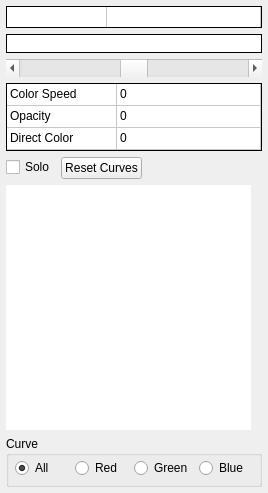
         <widget class="QWidget" name="XformColorTab">
          <property name="sizePolicy">
           <sizepolicy hsizetype="Preferred" vsizetype="Preferred">
            <horstretch>0</horstretch>
            <verstretch>0</verstretch>
           </sizepolicy>
          </property>
          <property name="toolTip">
           <string/>
          </property>
          <attribute name="title">
           <string>Color</string>
          </attribute>
          <attribute name="toolTip">
           <string>Color palette index for the current xform, and curve adjustment</string>
          </attribute>
          <layout class="QFormLayout" name="formLayout_3">
           <property name="fieldGrowthPolicy">
            <enum>QFormLayout::AllNonFixedFieldsGrow</enum>
           </property>
           <property name="leftMargin">
            <number>6</number>
           </property>
           <property name="topMargin">
            <number>6</number>
           </property>
           <property name="rightMargin">
            <number>6</number>
           </property>
           <property name="bottomMargin">
            <number>6</number>
           </property>
           <item row="0" column="0" colspan="2">
            <widget class="TableWidget" name="XformColorIndexTable">
             <property name="sizePolicy">
              <sizepolicy hsizetype="Expanding" vsizetype="Minimum">
               <horstretch>0</horstretch>
               <verstretch>0</verstretch>
              </sizepolicy>
             </property>
             <property name="minimumSize">
              <size>
               <width>0</width>
               <height>22</height>
              </size>
             </property>
             <property name="maximumSize">
              <size>
               <width>16777215</width>
               <height>22</height>
              </size>
             </property>
             <property name="font">
              <font>
               <kerning>true</kerning>
              </font>
             </property>
             <property name="focusPolicy">
              <enum>Qt::NoFocus</enum>
             </property>
             <property name="autoFillBackground">
              <bool>false</bool>
             </property>
             <property name="styleSheet">
              <string notr="true"/>
             </property>
             <property name="frameShape">
              <enum>QFrame::Panel</enum>
             </property>
             <property name="frameShadow">
              <enum>QFrame::Plain</enum>
             </property>
             <property name="lineWidth">
              <number>1</number>
             </property>
             <property name="midLineWidth">
              <number>0</number>
             </property>
             <property name="verticalScrollBarPolicy">
              <enum>Qt::ScrollBarAlwaysOff</enum>
             </property>
             <property name="horizontalScrollBarPolicy">
              <enum>Qt::ScrollBarAlwaysOff</enum>
             </property>
             <property name="editTriggers">
              <set>QAbstractItemView::NoEditTriggers</set>
             </property>
             <property name="tabKeyNavigation">
              <bool>false</bool>
             </property>
             <property name="selectionMode">
              <enum>QAbstractItemView::NoSelection</enum>
             </property>
             <property name="verticalScrollMode">
              <enum>QAbstractItemView::ScrollPerPixel</enum>
             </property>
             <property name="horizontalScrollMode">
              <enum>QAbstractItemView::ScrollPerPixel</enum>
             </property>
             <property name="showGrid">
              <bool>true</bool>
             </property>
             <property name="wordWrap">
              <bool>false</bool>
             </property>
             <property name="cornerButtonEnabled">
              <bool>false</bool>
             </property>
             <property name="rowCount">
              <number>1</number>
             </property>
             <property name="columnCount">
              <number>2</number>
             </property>
             <attribute name="horizontalHeaderVisible">
              <bool>false</bool>
             </attribute>
             <attribute name="horizontalHeaderHighlightSections">
              <bool>false</bool>
             </attribute>
             <attribute name="horizontalHeaderMinimumSectionSize">
              <number>27</number>
             </attribute>
             <attribute name="horizontalHeaderStretchLastSection">
              <bool>true</bool>
             </attribute>
             <attribute name="verticalHeaderVisible">
              <bool>false</bool>
             </attribute>
             <attribute name="verticalHeaderDefaultSectionSize">
              <number>21</number>
             </attribute>
             <attribute name="verticalHeaderHighlightSections">
              <bool>false</bool>
             </attribute>
             <attribute name="verticalHeaderMinimumSectionSize">
              <number>21</number>
             </attribute>
             <attribute name="verticalHeaderStretchLastSection">
              <bool>false</bool>
             </attribute>
             <row/>
             <column/>
             <column/>
             <item row="0" column="1">
              <property name="text">
               <string/>
              </property>
              <property name="textAlignment">
               <set>AlignLeft|AlignVCenter</set>
              </property>
             </item>
            </widget>
           </item>
           <item row="1" column="0" colspan="2">
            <widget class="QTableWidget" name="XformPaletteRefTable">
             <property name="sizePolicy">
              <sizepolicy hsizetype="Expanding" vsizetype="Minimum">
               <horstretch>0</horstretch>
               <verstretch>0</verstretch>
              </sizepolicy>
             </property>
             <property name="minimumSize">
              <size>
               <width>0</width>
               <height>19</height>
              </size>
             </property>
             <property name="maximumSize">
              <size>
               <width>16777215</width>
               <height>19</height>
              </size>
             </property>
             <property name="focusPolicy">
              <enum>Qt::NoFocus</enum>
             </property>
             <property name="frameShape">
              <enum>QFrame::Panel</enum>
             </property>
             <property name="frameShadow">
              <enum>QFrame::Plain</enum>
             </property>
             <property name="verticalScrollBarPolicy">
              <enum>Qt::ScrollBarAlwaysOff</enum>
             </property>
             <property name="horizontalScrollBarPolicy">
              <enum>Qt::ScrollBarAlwaysOff</enum>
             </property>
             <property name="editTriggers">
              <set>QAbstractItemView::NoEditTriggers</set>
             </property>
             <property name="tabKeyNavigation">
              <bool>false</bool>
             </property>
             <property name="selectionMode">
              <enum>QAbstractItemView::NoSelection</enum>
             </property>
             <property name="verticalScrollMode">
              <enum>QAbstractItemView::ScrollPerPixel</enum>
             </property>
             <property name="horizontalScrollMode">
              <enum>QAbstractItemView::ScrollPerPixel</enum>
             </property>
             <property name="showGrid">
              <bool>false</bool>
             </property>
             <property name="wordWrap">
              <bool>false</bool>
             </property>
             <property name="cornerButtonEnabled">
              <bool>false</bool>
             </property>
             <property name="rowCount">
              <number>1</number>
             </property>
             <property name="columnCount">
              <number>1</number>
             </property>
             <attribute name="horizontalHeaderVisible">
              <bool>false</bool>
             </attribute>
             <attribute name="horizontalHeaderDefaultSectionSize">
              <number>256</number>
             </attribute>
             <attribute name="horizontalHeaderStretchLastSection">
              <bool>true</bool>
             </attribute>
             <attribute name="verticalHeaderVisible">
              <bool>false</bool>
             </attribute>
             <attribute name="verticalHeaderDefaultSectionSize">
              <number>19</number>
             </attribute>
             <attribute name="verticalHeaderHighlightSections">
              <bool>false</bool>
             </attribute>
             <row/>
             <column/>
             <item row="0" column="0">
              <property name="text">
               <string/>
              </property>
              <property name="flags">
               <set>NoItemFlags</set>
              </property>
             </item>
            </widget>
           </item>
           <item row="2" column="0" colspan="2">
            <widget class="QScrollBar" name="XformColorScroll">
             <property name="sizePolicy">
              <sizepolicy hsizetype="Expanding" vsizetype="Expanding">
               <horstretch>0</horstretch>
               <verstretch>0</verstretch>
              </sizepolicy>
             </property>
             <property name="minimumSize">
              <size>
               <width>162</width>
               <height>18</height>
              </size>
             </property>
             <property name="maximumSize">
              <size>
               <width>16777215</width>
               <height>18</height>
              </size>
             </property>
             <property name="focusPolicy">
              <enum>Qt::NoFocus</enum>
             </property>
             <property name="minimum">
              <number>0</number>
             </property>
             <property name="maximum">
              <number>255</number>
             </property>
             <property name="singleStep">
              <number>1</number>
             </property>
             <property name="pageStep">
              <number>10</number>
             </property>
             <property name="value">
              <number>128</number>
             </property>
             <property name="tracking">
              <bool>true</bool>
             </property>
             <property name="orientation">
              <enum>Qt::Horizontal</enum>
             </property>
             <property name="invertedAppearance">
              <bool>false</bool>
             </property>
             <property name="invertedControls">
              <bool>false</bool>
             </property>
            </widget>
           </item>
           <item row="3" column="0" colspan="2">
            <widget class="TableWidget" name="XformColorValuesTable">
             <property name="sizePolicy">
              <sizepolicy hsizetype="Expanding" vsizetype="Minimum">
               <horstretch>0</horstretch>
               <verstretch>0</verstretch>
              </sizepolicy>
             </property>
             <property name="minimumSize">
              <size>
               <width>0</width>
               <height>45</height>
              </size>
             </property>
             <property name="maximumSize">
              <size>
               <width>16777215</width>
               <height>68</height>
              </size>
             </property>
             <property name="font">
              <font>
               <kerning>true</kerning>
              </font>
             </property>
             <property name="focusPolicy">
              <enum>Qt::NoFocus</enum>
             </property>
             <property name="styleSheet">
              <string notr="true"/>
             </property>
             <property name="frameShape">
              <enum>QFrame::Panel</enum>
             </property>
             <property name="frameShadow">
              <enum>QFrame::Plain</enum>
             </property>
             <property name="lineWidth">
              <number>1</number>
             </property>
             <property name="verticalScrollBarPolicy">
              <enum>Qt::ScrollBarAlwaysOff</enum>
             </property>
             <property name="horizontalScrollBarPolicy">
              <enum>Qt::ScrollBarAlwaysOff</enum>
             </property>
             <property name="autoScroll">
              <bool>false</bool>
             </property>
             <property name="editTriggers">
              <set>QAbstractItemView::NoEditTriggers</set>
             </property>
             <property name="tabKeyNavigation">
              <bool>false</bool>
             </property>
             <property name="showDropIndicator" stdset="0">
              <bool>false</bool>
             </property>
             <property name="dragDropOverwriteMode">
              <bool>false</bool>
             </property>
             <property name="alternatingRowColors">
              <bool>false</bool>
             </property>
             <property name="selectionMode">
              <enum>QAbstractItemView::NoSelection</enum>
             </property>
             <property name="verticalScrollMode">
              <enum>QAbstractItemView::ScrollPerPixel</enum>
             </property>
             <property name="horizontalScrollMode">
              <enum>QAbstractItemView::ScrollPerPixel</enum>
             </property>
             <property name="showGrid">
              <bool>true</bool>
             </property>
             <property name="gridStyle">
              <enum>Qt::SolidLine</enum>
             </property>
             <property name="wordWrap">
              <bool>false</bool>
             </property>
             <property name="cornerButtonEnabled">
              <bool>false</bool>
             </property>
             <property name="columnCount">
              <number>2</number>
             </property>
             <attribute name="horizontalHeaderVisible">
              <bool>false</bool>
             </attribute>
             <attribute name="horizontalHeaderCascadingSectionResizes">
              <bool>false</bool>
             </attribute>
             <attribute name="horizontalHeaderDefaultSectionSize">
              <number>110</number>
             </attribute>
             <attribute name="horizontalHeaderHighlightSections">
              <bool>false</bool>
             </attribute>
             <attribute name="horizontalHeaderMinimumSectionSize">
              <number>27</number>
             </attribute>
             <attribute name="horizontalHeaderStretchLastSection">
              <bool>true</bool>
             </attribute>
             <attribute name="verticalHeaderVisible">
              <bool>false</bool>
             </attribute>
             <attribute name="verticalHeaderDefaultSectionSize">
              <number>22</number>
             </attribute>
             <attribute name="verticalHeaderHighlightSections">
              <bool>false</bool>
             </attribute>
             <attribute name="verticalHeaderMinimumSectionSize">
              <number>22</number>
             </attribute>
             <attribute name="verticalHeaderStretchLastSection">
              <bool>false</bool>
             </attribute>
             <row>
              <property name="text">
               <string>Color Speed</string>
              </property>
             </row>
             <row>
              <property name="text">
               <string>Opacity</string>
              </property>
             </row>
             <row>
              <property name="text">
               <string>Direct Color</string>
              </property>
             </row>
             <column>
              <property name="text">
               <string>Field</string>
              </property>
             </column>
             <column>
              <property name="text">
               <string/>
              </property>
             </column>
             <item row="0" column="0">
              <property name="text">
               <string>Color Speed</string>
              </property>
             </item>
             <item row="0" column="1">
              <property name="text">
               <string>0</string>
              </property>
              <property name="font">
               <font>
                <kerning>true</kerning>
               </font>
              </property>
              <property name="textAlignment">
               <set>AlignLeft|AlignVCenter</set>
              </property>
             </item>
             <item row="1" column="0">
              <property name="text">
               <string>Opacity</string>
              </property>
             </item>
             <item row="1" column="1">
              <property name="text">
               <string>0</string>
              </property>
             </item>
             <item row="2" column="0">
              <property name="text">
               <string>Direct Color</string>
              </property>
             </item>
             <item row="2" column="1">
              <property name="text">
               <string>0</string>
              </property>
             </item>
            </widget>
           </item>
           <item row="4" column="0">
            <widget class="QCheckBox" name="SoloXformCheckBox">
             <property name="text">
              <string>Solo</string>
             </property>
            </widget>
           </item>
           <item row="5" column="0" colspan="2">
            <widget class="CurvesGraphicsView" name="CurvesView">
             <property name="sizePolicy">
              <sizepolicy hsizetype="Fixed" vsizetype="Fixed">
               <horstretch>0</horstretch>
               <verstretch>0</verstretch>
              </sizepolicy>
             </property>
             <property name="minimumSize">
              <size>
               <width>245</width>
               <height>245</height>
              </size>
             </property>
             <property name="maximumSize">
              <size>
               <width>245</width>
               <height>245</height>
              </size>
             </property>
             <property name="mouseTracking">
              <bool>true</bool>
             </property>
             <property name="autoFillBackground">
              <bool>false</bool>
             </property>
             <property name="frameShape">
              <enum>QFrame::NoFrame</enum>
             </property>
             <property name="frameShadow">
              <enum>QFrame::Plain</enum>
             </property>
             <property name="verticalScrollBarPolicy">
              <enum>Qt::ScrollBarAlwaysOff</enum>
             </property>
             <property name="horizontalScrollBarPolicy">
              <enum>Qt::ScrollBarAlwaysOff</enum>
             </property>
             <property name="backgroundBrush">
              <brush brushstyle="SolidPattern">
               <color alpha="255">
                <red>219</red>
                <green>219</green>
                <blue>219</blue>
               </color>
              </brush>
             </property>
             <property name="sceneRect">
              <rectf>
               <x>0.000000000000000</x>
               <y>0.000000000000000</y>
               <width>245.000000000000000</width>
               <height>245.000000000000000</height>
              </rectf>
             </property>
             <property name="resizeAnchor">
              <enum>QGraphicsView::NoAnchor</enum>
             </property>
             <property name="viewportUpdateMode">
              <enum>QGraphicsView::FullViewportUpdate</enum>
             </property>
            </widget>
           </item>
           <item row="6" column="0" colspan="2">
            <widget class="QGroupBox" name="CurvesGroupBox">
             <property name="title">
              <string>Curve</string>
             </property>
             <layout class="QHBoxLayout" name="horizontalLayout_4">
              <property name="leftMargin">
               <number>6</number>
              </property>
              <property name="topMargin">
               <number>2</number>
              </property>
              <property name="rightMargin">
               <number>6</number>
              </property>
              <property name="bottomMargin">
               <number>6</number>
              </property>
              <item>
               <widget class="QRadioButton" name="CurvesAllRadio">
                <property name="text">
                 <string>All</string>
                </property>
                <property name="checked">
                 <bool>true</bool>
                </property>
               </widget>
              </item>
              <item>
               <widget class="QRadioButton" name="CurvesRedRadio">
                <property name="text">
                 <string>Red</string>
                </property>
               </widget>
              </item>
              <item>
               <widget class="QRadioButton" name="CurvesGreenRadio">
                <property name="text">
                 <string>Green</string>
                </property>
               </widget>
              </item>
              <item>
               <widget class="QRadioButton" name="CurvesBlueRadio">
                <property name="text">
                 <string>Blue</string>
                </property>
               </widget>
              </item>
             </layout>
            </widget>
           </item>
           <item row="4" column="1">
            <widget class="QPushButton" name="ResetCurvesButton">
             <property name="sizePolicy">
              <sizepolicy hsizetype="Fixed" vsizetype="Fixed">
               <horstretch>0</horstretch>
               <verstretch>0</verstretch>
              </sizepolicy>
             </property>
             <property name="text">
              <string>Reset Curves</string>
             </property>
            </widget>
           </item>
          </layout>
         </widget>
